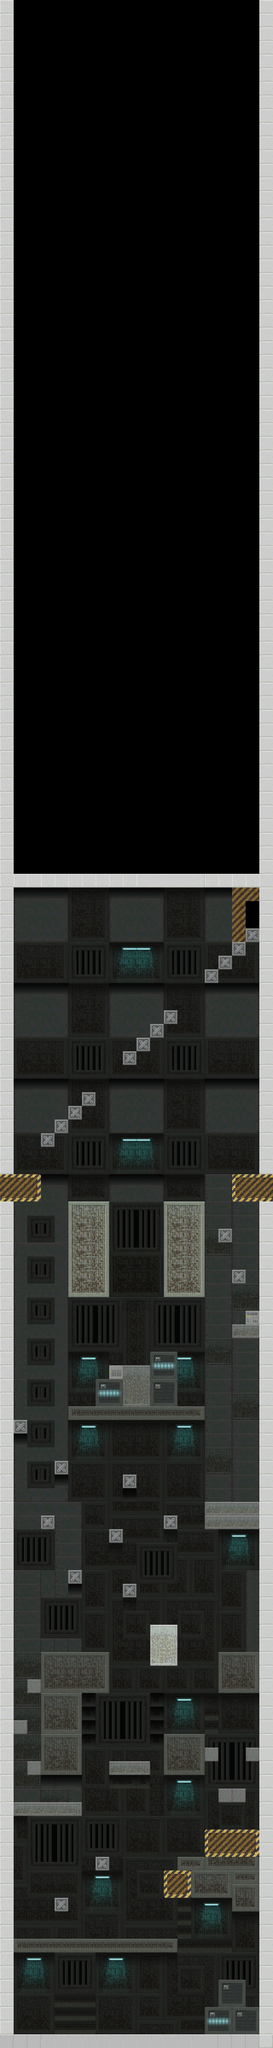

The image is a tile-based game level rendered from a .tmx file. Its description and source (layers, tilesets, objects; grid data summarised) follow:
An orthogonal 20x150 tile map with 32x32 px tiles, 2 tile layers (background, platform) and 58 objects.

<map version="1.0" orientation="orthogonal" renderorder="left-up" width="20" height="150" tilewidth="32" tileheight="32" nextobjectid="93">
 <tileset firstgid="1" name="Sci-Fi Platform" tilewidth="32" tileheight="32" tilecount="805" columns="35">
  <image source="../bin/scifi_platformTiles_32x32.png" trans="ff00ff" width="1120" height="736" />
 </tileset>
 <objectgroup name="goal">
  <object id="61" x="577" y="2113" width="29" height="61" />
 </objectgroup>
 <layer name="background" width="20" height="150">
  <data>[3000 cells, 1360 non-empty, 225 distinct tile ids]</data>
 </layer>
 <layer name="platform" width="20" height="150">
  <data>[3000 cells, 576 non-empty, 79 distinct tile ids]</data>
 </layer>
 <objectgroup name="platform">
  <object id="3" x="0" y="2752" width="93" height="62" />
  <object id="4" x="546" y="2753" width="91" height="60" />
  <object id="5" x="161" y="2818" width="92" height="219" />
  <object id="6" x="385" y="2819" width="93" height="219" />
  <object id="7" x="514" y="2882" width="27" height="28" />
  <object id="8" x="545" y="2978" width="28" height="27" />
  <object id="9" x="546" y="3134">
   <polyline points="0,0 1,-28 32,-27 32,-61 61,-61 61,0 -1,-1" />
  </object>
  <object id="11" x="577" y="2178" width="30" height="27" />
  <object id="12" x="546" y="2210" width="27" height="26" />
  <object id="13" x="513" y="2242" width="29" height="26" />
  <object id="14" x="481" y="2273" width="28" height="28" />
  <object id="15" x="386" y="2369" width="29" height="28" />
  <object id="16" x="354" y="2401" width="29" height="28" />
  <object id="17" x="321" y="2434" width="29" height="27" />
  <object id="18" x="290" y="2466" width="28" height="26" />
  <object id="19" x="193" y="2561" width="28" height="29" />
  <object id="20" x="161" y="2593" width="28" height="28" />
  <object id="21" x="130" y="2626" width="28" height="27" />
  <object id="22" x="97" y="2658" width="28" height="26" />
  <object id="23" x="354" y="3169" width="60" height="126" />
  <object id="24" x="161" y="3297" width="317" height="28" />
  <object id="25" x="225" y="3233" width="128" height="64" />
  <object id="26" x="257" y="3201" width="96" height="30" />
  <object id="27" x="33" y="3330" width="29" height="28" />
  <object id="28" x="129" y="3425" width="28" height="28" />
  <object id="29" x="290" y="3457" width="28" height="29" />
  <object id="30" x="385" y="3554" width="28" height="29" />
  <object id="31" x="482" y="3521" width="126" height="61" />
  <object id="32" x="97" y="3553" width="29" height="29" />
  <object id="33" x="161" y="3682" width="28" height="27" />
  <object id="34" x="290" y="3715" width="28" height="27" />
  <object id="35" x="354" y="3810" width="58" height="91" />
  <object id="36" x="514" y="3874" width="92" height="92" />
  <object id="37" x="98" y="3875" width="155" height="90" />
  <object id="38" x="67" y="3939" width="28" height="27" />
  <object id="39" x="34" y="4035" width="27" height="26" />
  <object id="40" x="66" y="4130" width="27" height="29" />
  <object id="41" x="98" y="3970" width="92" height="187" />
  <object id="43" x="35" y="4227" width="155" height="28" />
  <object id="44" x="258" y="4130" width="93" height="28" />
  <object id="45" x="386" y="4065" width="92" height="92" />
  <object id="46" x="483" y="4098" width="26" height="27" />
  <object id="47" x="580" y="4098" width="26" height="28" />
  <object id="48" x="514" y="4195" width="59" height="25" />
  <object id="50" x="482" y="4290" width="124" height="156" />
  <object id="52" x="543" y="4445" width="63" height="34" />
  <object id="53" x="418" y="4354" width="63" height="29" />
  <object id="54" x="387" y="4387" width="92" height="59" />
  <object id="55" x="226" y="4355" width="26" height="25" />
  <object id="56" x="131" y="4451" width="27" height="26" />
  <object id="57" x="34" y="4546" width="381" height="28" />
  <object id="58" x="514" y="4641" width="61" height="82" />
  <object id="59" x="482" y="4706" width="125" height="60" />
  <object id="77" x="33" y="4768" width="574" height="31" />
  <object id="78" x="32" y="2046.5" width="574" height="31" />
  <object id="81" x="607" y="2053" width="43" height="2747" />
  <object id="83" x="-6.5" y="2053.5" width="43" height="2747" />
 </objectgroup>
</map>
